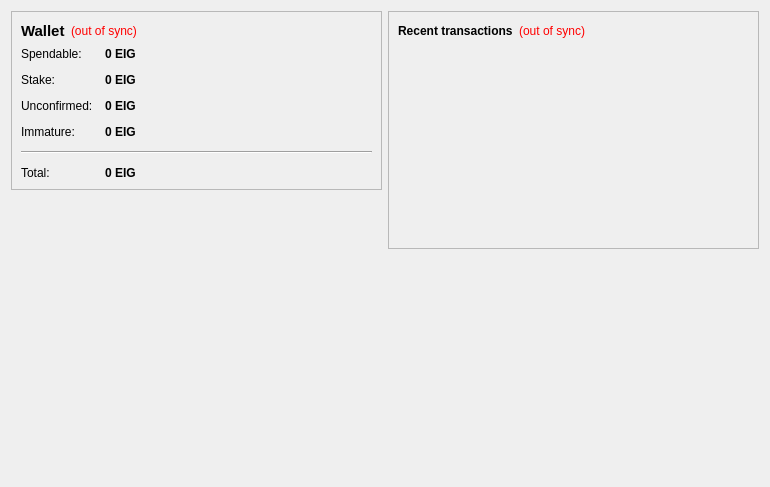
<?xml version="1.0" encoding="UTF-8"?>
<ui version="4.0">
 <class>OverviewPage</class>
 <widget class="QWidget" name="OverviewPage">
  <property name="geometry">
   <rect>
    <x>0</x>
    <y>0</y>
    <width>770</width>
    <height>487</height>
   </rect>
  </property>
  <property name="windowTitle">
   <string>Form</string>
  </property>
  <layout class="QHBoxLayout" name="horizontalLayout" stretch="1,1">
   <item>
    <layout class="QVBoxLayout" name="verticalLayout_2">
     <item>
      <widget class="QFrame" name="frame">
       <property name="frameShape">
        <enum>QFrame::StyledPanel</enum>
       </property>
       <property name="frameShadow">
        <enum>QFrame::Raised</enum>
       </property>
       <layout class="QVBoxLayout" name="verticalLayout_4">
        <item>
         <layout class="QHBoxLayout" name="horizontalLayout_4">
          <item>
           <widget class="QLabel" name="label_5">
            <property name="font">
             <font>
              <pointsize>11</pointsize>
              <weight>75</weight>
              <bold>true</bold>
             </font>
            </property>
            <property name="text">
             <string>Wallet</string>
            </property>
           </widget>
          </item>
          <item>
           <widget class="QLabel" name="labelWalletStatus">
            <property name="toolTip">
             <string>The displayed information may be out of date. Your wallet automatically synchronizes with the EI network after a connection is established, but this process has not completed yet.</string>
            </property>
            <property name="styleSheet">
             <string notr="true">QLabel { color: red; }</string>
            </property>
            <property name="text">
             <string notr="true">(out of sync)</string>
            </property>
            <property name="alignment">
             <set>Qt::AlignLeading|Qt::AlignLeft|Qt::AlignVCenter</set>
            </property>
           </widget>
          </item>
          <item>
           <spacer name="horizontalSpacer_2">
            <property name="orientation">
             <enum>Qt::Horizontal</enum>
            </property>
            <property name="sizeHint" stdset="0">
             <size>
              <width>40</width>
              <height>20</height>
             </size>
            </property>
           </spacer>
          </item>
         </layout>
        </item>
        <item>
         <layout class="QFormLayout" name="formLayout_2">
          <property name="fieldGrowthPolicy">
           <enum>QFormLayout::AllNonFixedFieldsGrow</enum>
          </property>
          <property name="horizontalSpacing">
           <number>12</number>
          </property>
          <property name="verticalSpacing">
           <number>12</number>
          </property>
          <item row="0" column="0">
           <widget class="QLabel" name="label">
            <property name="text">
             <string>Spendable:</string>
            </property>
           </widget>
          </item>
          <item row="0" column="1">
           <widget class="QLabel" name="labelBalance">
            <property name="font">
             <font>
              <weight>75</weight>
              <bold>true</bold>
             </font>
            </property>
            <property name="cursor">
             <cursorShape>IBeamCursor</cursorShape>
            </property>
            <property name="toolTip">
             <string>Your current spendable balance</string>
            </property>
            <property name="text">
             <string notr="true">0 EIG</string>
            </property>
            <property name="textInteractionFlags">
             <set>Qt::LinksAccessibleByMouse|Qt::TextSelectableByKeyboard|Qt::TextSelectableByMouse</set>
            </property>
           </widget>
          </item>
          <item row="1" column="0">
           <widget class="QLabel" name="label_6">
            <property name="text">
             <string>Stake:</string>
            </property>
           </widget>
          </item>
          <item row="1" column="1">
           <widget class="QLabel" name="labelStake">
            <property name="font">
             <font>
              <weight>75</weight>
              <bold>true</bold>
             </font>
            </property>
            <property name="cursor">
             <cursorShape>IBeamCursor</cursorShape>
            </property>
            <property name="toolTip">
             <string>Total of coins that was staked, and do not yet count toward the current balance</string>
            </property>
            <property name="text">
             <string notr="true">0 EIG</string>
            </property>
            <property name="textInteractionFlags">
             <set>Qt::LinksAccessibleByMouse|Qt::TextSelectableByKeyboard|Qt::TextSelectableByMouse</set>
            </property>
           </widget>
          </item>
          <item row="2" column="0">
           <widget class="QLabel" name="label_3">
            <property name="text">
             <string>Unconfirmed:</string>
            </property>
           </widget>
          </item>
          <item row="2" column="1">
           <widget class="QLabel" name="labelUnconfirmed">
            <property name="font">
             <font>
              <weight>75</weight>
              <bold>true</bold>
             </font>
            </property>
            <property name="cursor">
             <cursorShape>IBeamCursor</cursorShape>
            </property>
            <property name="toolTip">
             <string>Total of transactions that have yet to be confirmed, and do not yet count toward the current balance</string>
            </property>
            <property name="text">
             <string notr="true">0 EIG</string>
            </property>
            <property name="textInteractionFlags">
             <set>Qt::LinksAccessibleByMouse|Qt::TextSelectableByKeyboard|Qt::TextSelectableByMouse</set>
            </property>
           </widget>
          </item>
          <item row="3" column="0">
           <widget class="QLabel" name="labelImmatureText">
            <property name="text">
             <string>Immature:</string>
            </property>
           </widget>
          </item>
          <item row="3" column="1">
           <widget class="QLabel" name="labelImmature">
            <property name="font">
             <font>
              <weight>75</weight>
              <bold>true</bold>
             </font>
            </property>
            <property name="toolTip">
             <string>Mined balance that has not yet matured</string>
            </property>
            <property name="text">
             <string notr="true">0 EIG</string>
            </property>
            <property name="textInteractionFlags">
             <set>Qt::LinksAccessibleByMouse|Qt::TextSelectableByKeyboard|Qt::TextSelectableByMouse</set>
            </property>
           </widget>
          </item>
          <item row="4" column="0" colspan="2">
           <widget class="Line" name="line">
            <property name="orientation">
             <enum>Qt::Horizontal</enum>
            </property>
           </widget>
          </item>
          <item row="5" column="0">
           <widget class="QLabel" name="labelTotalText">
            <property name="text">
             <string>Total:</string>
            </property>
           </widget>
          </item>
          <item row="5" column="1">
           <widget class="QLabel" name="labelTotal">
            <property name="font">
             <font>
              <weight>75</weight>
              <bold>true</bold>
             </font>
            </property>
            <property name="cursor">
             <cursorShape>IBeamCursor</cursorShape>
            </property>
            <property name="toolTip">
             <string>Your current total balance</string>
            </property>
            <property name="text">
             <string notr="true">0 EIG</string>
            </property>
            <property name="textInteractionFlags">
             <set>Qt::LinksAccessibleByMouse|Qt::TextSelectableByKeyboard|Qt::TextSelectableByMouse</set>
            </property>
           </widget>
          </item>
         </layout>
        </item>
       </layout>
      </widget>
     </item>
     <item>
      <spacer name="verticalSpacer">
       <property name="orientation">
        <enum>Qt::Vertical</enum>
       </property>
       <property name="sizeHint" stdset="0">
        <size>
         <width>20</width>
         <height>40</height>
        </size>
       </property>
      </spacer>
     </item>
     <item>
      <widget class="QLabel" name="label_2">
       <property name="autoFillBackground">
        <bool>true</bool>
       </property>
       <property name="text">
        <string/>
       </property>
       <property name="pixmap">
        <pixmap resource="../bitcoin.qrc">:/icons/drmbg</pixmap>
       </property>
       <property name="scaledContents">
        <bool>false</bool>
       </property>
       <property name="margin">
        <number>0</number>
       </property>
      </widget>
     </item>
    </layout>
   </item>
   <item>
    <layout class="QVBoxLayout" name="verticalLayout_3">
     <item>
      <widget class="QFrame" name="frame_2">
       <property name="frameShape">
        <enum>QFrame::StyledPanel</enum>
       </property>
       <property name="frameShadow">
        <enum>QFrame::Raised</enum>
       </property>
       <layout class="QVBoxLayout" name="verticalLayout">
        <item>
         <layout class="QHBoxLayout" name="horizontalLayout_2">
          <item>
           <widget class="QLabel" name="label_4">
            <property name="text">
             <string>&lt;b&gt;Recent transactions&lt;/b&gt;</string>
            </property>
           </widget>
          </item>
          <item>
           <widget class="QLabel" name="labelTransactionsStatus">
            <property name="toolTip">
             <string>The displayed information may be out of date. Your wallet automatically synchronizes with the EI network after a connection is established, but this process has not completed yet.</string>
            </property>
            <property name="styleSheet">
             <string notr="true">QLabel { color: red; }</string>
            </property>
            <property name="text">
             <string notr="true">(out of sync)</string>
            </property>
            <property name="alignment">
             <set>Qt::AlignRight|Qt::AlignTrailing|Qt::AlignVCenter</set>
            </property>
           </widget>
          </item>
          <item>
           <spacer name="horizontalSpacer">
            <property name="orientation">
             <enum>Qt::Horizontal</enum>
            </property>
            <property name="sizeHint" stdset="0">
             <size>
              <width>40</width>
              <height>20</height>
             </size>
            </property>
           </spacer>
          </item>
         </layout>
        </item>
        <item>
         <widget class="QListView" name="listTransactions">
          <property name="styleSheet">
           <string notr="true">QListView { background: transparent; }</string>
          </property>
          <property name="frameShape">
           <enum>QFrame::NoFrame</enum>
          </property>
          <property name="verticalScrollBarPolicy">
           <enum>Qt::ScrollBarAlwaysOff</enum>
          </property>
          <property name="horizontalScrollBarPolicy">
           <enum>Qt::ScrollBarAlwaysOff</enum>
          </property>
          <property name="selectionMode">
           <enum>QAbstractItemView::NoSelection</enum>
          </property>
         </widget>
        </item>
       </layout>
      </widget>
     </item>
     <item>
      <spacer name="verticalSpacer_2">
       <property name="orientation">
        <enum>Qt::Vertical</enum>
       </property>
       <property name="sizeHint" stdset="0">
        <size>
         <width>20</width>
         <height>40</height>
        </size>
       </property>
      </spacer>
     </item>
    </layout>
   </item>
  </layout>
 </widget>
 <resources/>
 <connections/>
</ui>
